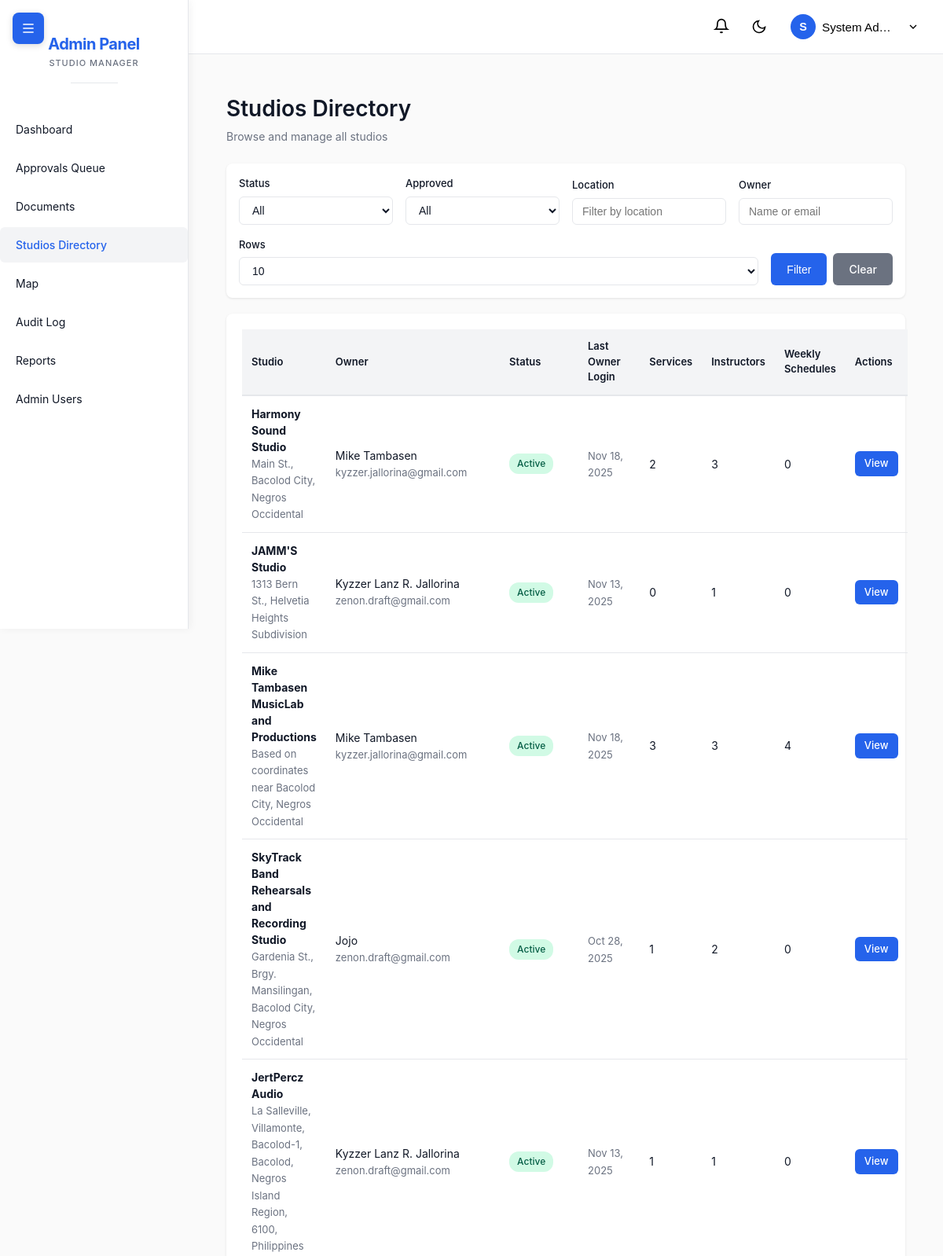
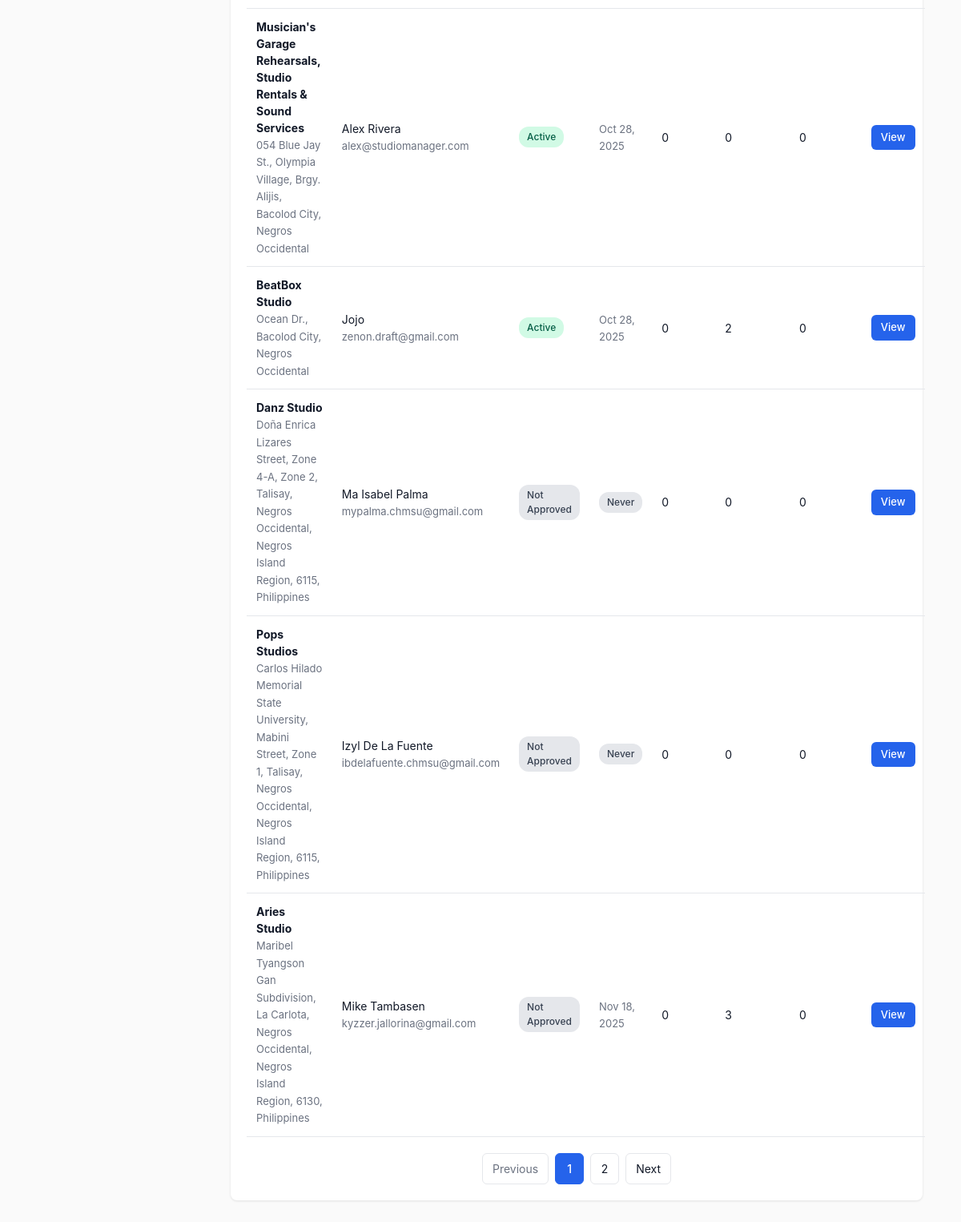
/admin/php/studios.php (signed in), run on the app's committed database (2 pictures, top to bottom).
### tables this page shows
CREATE TABLE IF NOT EXISTS `studios` (
  `StudioID` int(11) NOT NULL AUTO_INCREMENT,
  `ClientID` int(11) DEFAULT NULL,
  `OwnerID` int(11) DEFAULT NULL,
  `StudioName` varchar(255) NOT NULL,
  `Latitude` varchar(255) NOT NULL,
  `Longitude` varchar(255) NOT NULL,
  `Loc_Desc` varchar(255) NOT NULL,
  `Time_IN` time NOT NULL,
  `Time_OUT` time NOT NULL,
  `StudioImg` varchar(255) DEFAULT NULL,
  `approved_by_admin` int(11) DEFAULT NULL,
  `approved_at` datetime DEFAULT NULL,
  `is_active` tinyint(1) NOT NULL DEFAULT 1,
  `is_featured` tinyint(1) NOT NULL DEFAULT 0,
  PRIMARY KEY (`StudioID`),
  KEY `ClientID` (`ClientID`),
  KEY `FK_studios_studio_owners` (`OwnerID`),
  KEY `fk_studio_approved_by` (`approved_by_admin`),
  KEY `idx_featured` (`is_active`,`is_featured`),
  CONSTRAINT `FK_studios_studio_owners` FOREIGN KEY (`OwnerID`) REFERENCES `studio_owners` (`OwnerID`) ON DELETE NO ACTION ON UPDATE NO ACTION,
  CONSTRAINT `fk_studio_approved_by` FOREIGN KEY (`approved_by_admin`) REFERENCES `admin_users` (`admin_id`) ON DELETE SET NULL ON UPDATE NO ACTION,
  CONSTRAINT `studios_ibfk_1` FOREIGN KEY (`ClientID`) REFERENCES `clients` (`ClientID`)
);

CREATE TABLE IF NOT EXISTS `studio_owners` (
  `OwnerID` int(11) NOT NULL AUTO_INCREMENT,
  `Name` varchar(255) NOT NULL,
  `Email` varchar(255) NOT NULL,
  `Phone` varchar(255) NOT NULL,
  `Password` varchar(255) NOT NULL,
  `V_StatsID` int(11) DEFAULT NULL,
  `last_login` datetime DEFAULT NULL,
  `approved_by_admin` int(11) DEFAULT NULL,
  `approved_at` timestamp NULL DEFAULT NULL,
  `subscription_status` enum('active','suspended','expired','cancelled') NOT NULL DEFAULT 'active',
  `subscription_plan_id` int(11) DEFAULT NULL,
  `subscription_start` datetime DEFAULT NULL,
  `subscription_end` datetime DEFAULT NULL,
  PRIMARY KEY (`OwnerID`),
  UNIQUE KEY `uq_studio_owners_ownerid` (`OwnerID`),
  KEY `V_StatsID` (`V_StatsID`),
  KEY `fk_owner_approved_by` (`approved_by_admin`),
  KEY `fk_owner_subscription_plan` (`subscription_plan_id`),
  CONSTRAINT `fk_owner_approved_by` FOREIGN KEY (`approved_by_admin`) REFERENCES `admin_users` (`admin_id`) ON DELETE SET NULL ON UPDATE NO ACTION,
  CONSTRAINT `fk_owner_subscription_plan` FOREIGN KEY (`subscription_plan_id`) REFERENCES `subscription_plans` (`plan_id`) ON DELETE SET NULL ON UPDATE NO ACTION,
  CONSTRAINT `studio_owners_ibfk_1` FOREIGN KEY (`V_StatsID`) REFERENCES `verify_stats` (`V_StatsID`)
);

### admin/php/config/database.php (called while the page is built)
<?php
class Database {
    private static $instance = null;
    private $pdo;
    private function __construct() {
        $host = getenv('MYSQL_HOST') ?: 'localhost';
        $port = getenv('MYSQL_PORT') ?: '3306';
        $dbname = getenv('MYSQL_DATABASE') ?: 'museek';
        $user = getenv('MYSQL_USER') ?: 'root';
        $password = getenv('MYSQL_PASSWORD') ?: '';
        $dsn = "mysql:host=$host;port=$port;dbname=$dbname;charset=utf8mb4";
        try {
            $this->pdo = new PDO($dsn, $user, $password, [
                PDO::ATTR_ERRMODE => PDO::ERRMODE_EXCEPTION,
                PDO::ATTR_DEFAULT_FETCH_MODE => PDO::FETCH_ASSOC,
                PDO::ATTR_EMULATE_PREPARES => false
            ]);
        } catch (PDOException $e) {
            die("Database connection failed: " . $e->getMessage());
        }
    }
    public static function getInstance() {
        if (self::$instance === null) {
            self::$instance = new self();
        }
        return self::$instance;
    }
    public function getConnection() {
        return $this->pdo;
    }
}

### admin/php/models/Studio.php (called while the page is built, shortened)
<?php
require_once __DIR__ . '/../config/database.php';
class Studio {
    private $db;
    public function __construct() {
        $this->db = Database::getInstance()->getConnection();
    }
    public function getAll($filters = [], $limit = null, $offset = null) {
        $sql = "
            SELECT
                s.*,
                o.`Name` as owner_name,
                o.Email as owner_email,
                o.last_login owner_last_login,
                COUNT(DISTINCT ss.StudioServiceID) as services_count,
                COUNT(DISTINCT i.InstructorID) as instructors_count,
                COUNT(DISTINCT CASE WHEN sc.Sched_Date >= CURDATE() AND sc.Sched_Date < DATE_ADD(CURDATE(), INTERVAL 7 DAY) THEN sc.ScheduleID END) as weekly_schedules
            FROM studios s
            LEFT JOIN studio_owners o ON s.OwnerID = o.OwnerID
            LEFT JOIN studio_services ss ON s.StudioID = ss.StudioID
            LEFT JOIN instructors i ON s.OwnerID = i.OwnerID
            LEFT JOIN schedules sc ON s.StudioID = sc.StudioID
            WHERE 1=1
        ";
        $params = [];
        $sql .= " GROUP BY s.StudioID ORDER BY s.approved_at DESC, s.StudioID DESC";
        if ($limit !== null && $offset !== null) {
            $sql .= " LIMIT ? OFFSET ?";
            $params[] = $limit;
            $params[] = $offset;
        }
        $stmt = $this->db->prepare($sql);
        if ($limit !== null && $offset !== null) {
            $stmt->bindValue(count($params) - 1, $limit, PDO::PARAM_INT);
            $stmt->bindValue(count($params), $offset, PDO::PARAM_INT);
        }
        $stmt->execute($params);
        return $stmt->fetchAll(PDO::FETCH_ASSOC);
    }
    public function getAllCount($filters = []) {
        $sql = "SELECT COUNT(DISTINCT s.StudioID) FROM studios s
                LEFT JOIN studio_owners o ON s.OwnerID = o.OwnerID
                WHERE 1=1";
        $params = [];
        $stmt = $this->db->prepare($sql);
        $stmt->execute($params);
        return $stmt->fetchColumn();
    }
}

### admin/php/studios.php (the view, shortened to what this page needs)
<?php
require_once __DIR__ . '/models/Studio.php';
$studio = new Studio();
$filters = [
    'status' => $_GET['status'] ?? '',
    'approved' => $_GET['approved'] ?? '',
    'location' => $_GET['location'] ?? '',
    'owner' => $_GET['owner'] ?? ''
];
$limit = (int)($_GET['limit'] ?? 10);
$page = max(1, (int)($_GET['page'] ?? 1));
$offset = ($page - 1) * $limit;
$studios = $studio->getAll($filters, $limit, $offset);
$totalRows = $studio->getAllCount($filters);
$totalPages = max(1, ceil($totalRows / $limit));
include __DIR__ . '/views/components/header.php';
?>
        <div class="page-header">
            <h1>Studios Directory</h1>
            <p>Browse and manage all studios</p>
        </div>
        <div class="filters">
            <form method="GET" action="" style="display:flex;gap:16px;flex:1;flex-wrap:wrap;align-items:end;">
                <div class="filter-group">
                    <label class="filter-label">Status</label>
                    <select name="status" class="filter-select" onchange="this.form.submit()">
                        <option value="">All</option>
                    </select>
                </div>
                <div class="filter-group">
                    <label class="filter-label">Approved</label>
                    <select name="approved" class="filter-select" onchange="this.form.submit()">
                        <option value="">All</option>
                    </select>
                </div>
                <div class="filter-group">
                    <label class="filter-label">Location</label>
                    <input type="text" name="location" class="filter-input" placeholder="Filter by location" value="<?= htmlspecialchars($filters['location']) ?>">
                </div>
                <div class="filter-group">
                    <label class="filter-label">Owner</label>
                    <input type="text" name="owner" class="filter-input" placeholder="Name or email" value="<?= htmlspecialchars($filters['owner']) ?>">
                </div>
                <div class="filter-group">
                    <label class="filter-label">Rows</label>
                    <select name="limit" class="filter-select" onchange="this.form.submit()">
                        <option value="10" <?= $limit == 10 ? 'selected' : '' ?>>10</</option>
                    </select>
                </div>
                <div style="display:flex;gap:8px;">
                    <button type="submit" class="btn btn-primary">Filter</button>
                    <a href="../php/studios.php" class="btn btn-secondary">Clear</a>
                </div>
            </form>
        </div>
        <div class="card">
            <?php if (empty($studios)): ?>
                <div class="empty-state">
                    <h3>No studios found</h3>
                    <p>No studios match your filter criteria</p>
                </div>
            <?php else: ?>
                <div class="table-responsive">
                    <table>
                        <thead>
                            <tr>
                                <th>Studio</th>
                                <th>Owner</th>
                                <th>Status</th>
                                <th>Last Owner Login</th>
                                <th>Services</th>
                                <th>Instructors</th>
                                <th>Weekly Schedules</th>
                                <th>Actions</th>
                            </tr>
                        </thead>
                        <tbody>
                            <?php foreach ($studios as $s): ?>
                                <tr>
                                    <td>
                                        <strong><?= htmlspecialchars($s['StudioName']) ?></strong>
                                        <?php if ($s['Loc_Desc']): ?>
                                            <br><span class="text-muted text-sm"><?= htmlspecialchars($s['Loc_Desc']) ?></span>
                                        <?php endif; ?>
                                    </td>
                                    <td>
                                        <?= htmlspecialchars($s['owner_name'] ?? 'N/A') ?><br>
                                        <span class="text-muted text-sm"><?= htmlspecialchars($s['owner_email'] ?? 'N/A') ?></span>
                                    </td>
                                    <td>
                                        <?php
                                        $isActive = $s['is_active'] ?? 0;
                                        $isApproved = $s['approved_by_admin'] ?? 0;
                                        if ($isApproved && $isActive) {
                                            $badge = '<span class="badge badge-success">Active</span>';
                                        } elseif ($isApproved && !$isActive) {
                                            $badge = '<span class="badge badge-warning">Approved (Inactive)</span>';
                                        } elseif (!$isApproved) {
                                            $badge = '<span class="badge badge-secondary">Not Approved</span>';
                                        }
                                        echo $badge;
                                        ?>
                                    </td>
                                    <td>
                                        <?php if ($s['owner_last_login']): ?>
                                            <?php
                                            $lastLogin = strtotime($s['owner_last_login']);
                                            $daysSince = floor((time() - $lastLogin) / 86400);
                                            $loginDate = date('M d, Y', $lastLogin);
                                            if ($daysSince > 90) {
                                                echo '<span class="badge badge-danger" title="' . $daysSince . ' days ago">⚠️ ' . $loginDate . '</span>';
                                            } elseif ($daysSince > 30) {
                                                echo '<span class="badge badge-warning" title="' . $daysSince . ' days ago">' . $loginDate . '</span>';
                                            } else {
                                                echo '<span class="text-muted text-sm">' . $loginDate . '</span>';
                                            }
                                            ?>
                                        <?php else: ?>
                                            <span class="badge badge-secondary">Never</span>
                                        <?php endif; ?>
                                    </td>
                                    <td><?= $s['services_count'] ?></td>
                                    <td><?= $s['instructors_count'] ?></td>
                                    <td><?= $s['weekly_schedules'] ?></td>
                                    <td>
                                        <a href="../php/studio-detail.php?id=<?= $s['StudioID'] ?>" class="btn btn-sm btn-primary">View</a>
                                    </td>
                                </tr>
                            <?php endforeach; ?>
                        </tbody>
                    </table>
                </div>
                <?php if ($totalRows > $limit): ?>
                <div class="pagination">
                    <?php
                    $prev = $page - 1;
                    $next = $page + 1;
                    $baseUrl = http_build_query(array_merge($_GET, ['page' => ''])) . '&page=';
                    $baseUrl = preg_replace('/&page=\d+/', '', $baseUrl);
                    $baseUrl = '../php/studios.php?' . $baseUrl;
                    ?>
                    <a href="<?= $baseUrl . max(1, $prev) ?>" class="<?= $page == 1 ? 'disabled' : '' ?>">Previous</a>
                    <?php for ($i = 1; $i <= $totalPages; $i++): ?>
                        <?php if ($i == 1 || $i == $totalPages || ($i >= $page - 1 && $i <= $page + 1)): ?>
                            <a href="<?= $baseUrl . $i ?>" class="<?= $i == $page ? 'current' : '' ?>"><?= $i ?></a>
                        <?php elseif ($i == $page - 2 || $i == $page + 2): ?>
                            <span>...</span>
                        <?php endif; ?>
                    <?php endfor; ?>
                    <a href="<?= $baseUrl . min($totalPages, $next) ?>" class="<?= $page == $totalPages ? 'disabled' : '' ?>">Next</a>
                </div>
                <?php endif; ?>
            <?php endif; ?>
        </div>
    </div>
</div>
<?php include __DIR__ . '/views/components/footer.php'; ?>

### data on the page
studios: StudioName "Harmony Sound Studio", Loc_Desc "Main St., Bacolod City, Negros Occidental", OwnerID.Name "Mike Tambasen", OwnerID.Email "kyzzer.jallorina@gmail.com", is_active "Active", OwnerID.last_login "Nov 18, 2025", services_count "2", instructors_count "3", weekly_schedules "0"
studios: StudioName "JAMM'S Studio", Loc_Desc "1313 Bern St., Helvetia Heights Subdivision", OwnerID.Name "Kyzzer Lanz R. Jallorina", OwnerID.Email "zenon.draft@gmail.com", is_active "Active", OwnerID.last_login "Nov 13, 2025", services_count "0", instructors_count "1", weekly_schedules "0"
studios: StudioName "Mike Tambasen MusicLab and Productions", Loc_Desc "Based on coordinates near Bacolod City, Negros Occidental", OwnerID.Name "Mike Tambasen", OwnerID.Email "kyzzer.jallorina@gmail.com", is_active "Active", OwnerID.last_login "Nov 18, 2025", services_count "3", instructors_count "3", weekly_schedules "4"
studios: StudioName "SkyTrack Band Rehearsals and Recording Studio", Loc_Desc "Gardenia St., Brgy. Mansilingan, Bacolod City, Negros Occidental", OwnerID.Name "Jojo", OwnerID.Email "zenon.draft@gmail.com", is_active "Active", OwnerID.last_login "Oct 28, 2025", services_count "1", instructors_count "2", weekly_schedules "0"
studios: StudioName "JertPercz Audio", Loc_Desc "La Salleville, Villamonte, Bacolod-1, Bacolod, Negros Island Region, 6100, Philippines", OwnerID.Name "Kyzzer Lanz R. Jallorina", OwnerID.Email "zenon.draft@gmail.com", is_active "Active", OwnerID.last_login "Nov 13, 2025", services_count "1", instructors_count "1", weekly_schedules "0"
studios: StudioName "Musician's Garage Rehearsals, Studio Rentals & Sound Services", Loc_Desc "054 Blue Jay St., Olympia Village, Brgy. Alijis, Bacolod City, Negros Occidental", OwnerID.Name "Alex Rivera", OwnerID.Email "alex@studiomanager.com", is_active "Active", OwnerID.last_login "Oct 28, 2025", services_count "0", instructors_count "0", weekly_schedules "0"
studios: StudioName "BeatBox Studio", Loc_Desc "Ocean Dr., Bacolod City, Negros Occidental", OwnerID.Name "Jojo", OwnerID.Email "zenon.draft@gmail.com", is_active "Active", OwnerID.last_login "Oct 28, 2025", services_count "0", instructors_count "2", weekly_schedules "0"
studios: StudioName "Danz Studio", Loc_Desc "Doña Enrica Lizares Street, Zone 4-A, Zone 2, Talisay, Negros Occidental, Negros Island Region, 6115, Philippines", OwnerID.Name "Ma Isabel Palma", OwnerID.Email "mypalma.chmsu@gmail.com", shows "Not Approved", shows "Never", services_count "0", instructors_count "0", weekly_schedules "0"
studios: StudioName "Pops Studios", Loc_Desc "Carlos Hilado Memorial State University, Mabini Street, Zone 1, Talisay, Negros Occidental, Negros Island Region, 6115, Philippines", OwnerID.Name "Izyl De La Fuente", OwnerID.Email "ibdelafuente.chmsu@gmail.com", shows "Not Approved", shows "Never", services_count "0", instructors_count "0", weekly_schedules "0"
studios: StudioName "Aries Studio", Loc_Desc "Maribel Tyangson Gan Subdivision, La Carlota, Negros Occidental, Negros Island Region, 6130, Philippines", OwnerID.Name "Mike Tambasen", OwnerID.Email "kyzzer.jallorina@gmail.com", shows "Not Approved", OwnerID.last_login "Nov 18, 2025", services_count "0", instructors_count "3", weekly_schedules "0"

### other printed values
substr($adminName, 0, 1) "S"
$adminName "System Ad…"
